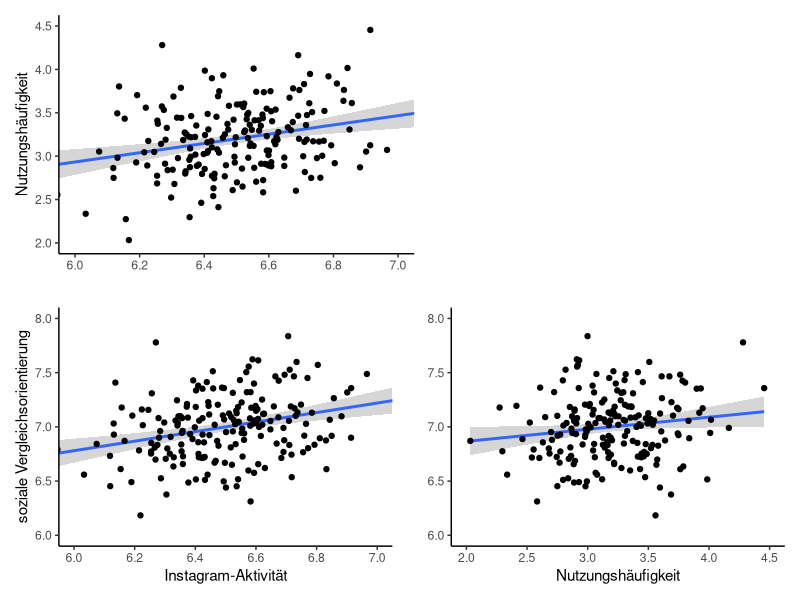
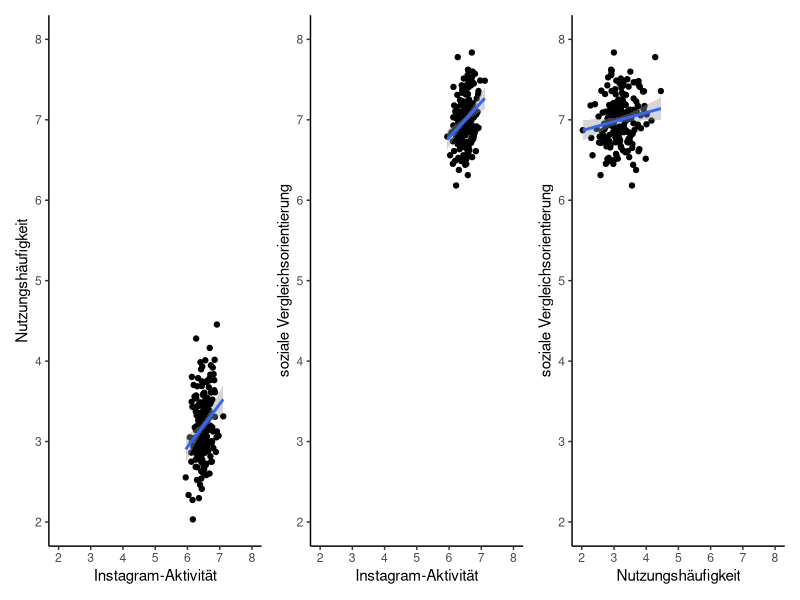

Write R code to recreate these figures, in order.
library(tidyverse)

data_madita <- function(){
  set.seed(5)
  
  n <- 192
  M  <- c(6.5, 3.2, 7.0)
  SD <- c(0.2, 0.4, 0.3)
  
  cor_matrix <- matrix(c(
    1.00,  0.267, 0.293,
    0.267,  1.00,  0.149,
    0.293,  0.149,  1.00
  ), nrow = 3, byrow = TRUE)
  
  cov_matrix <- diag(SD) %*% cor_matrix %*% diag(SD)
  
  df <- as_tibble((data.frame(ID = as_factor(1:n),
                              MASS::mvrnorm(n = n, 
                                            mu = M, 
                                            Sigma = cov_matrix,
                                            empirical = TRUE)))) %>%
    rename("A" = X1,
           "B" = X2,
           "C" = X3)
  return(df)
}

df <- data_madita()


#Substreudiagramme mit den drei Korrelationen mit Referenzlinie und Fehlerbereich 

#Achsen richtig benennen und Subdiagramme erstellen, jedoch noch ohne gleichen Skalenbereich 

p1 <- ggplot(df, aes(x = A, y = B)) +
  geom_smooth(method = "lm", se = TRUE, level = 0.95, fullrange = TRUE) +
  geom_point() +
  coord_cartesian(xlim = c(6.0, 7.0), ylim = c(2.0, 4.5)) +
  scale_x_continuous(breaks = seq(6.0, 7.0, 0.2)) +
  scale_y_continuous(breaks = seq(2.0, 4.5, 0.5)) +
  theme_classic() +
  labs(x = "", y = "Nutzungshäufigkeit")

p2 <- ggplot(df, aes(x = A, y = C)) +
  geom_smooth(method = "lm", se = TRUE, level = 0.95, fullrange = TRUE) +
  geom_point() +
  coord_cartesian(xlim = c(6.0, 7.0), ylim = c(6.0, 8.0)) +
  scale_x_continuous(breaks = seq(6.0, 7.0, 0.2)) +
  scale_y_continuous(breaks = seq(6.0, 8.0, 0.5)) +
  theme_classic() +
  labs(x = "Instagram-Aktivität", y = "soziale Vergleichsorientierung")

p3 <- ggplot(df, aes(x = B, y = C)) +
  geom_smooth(method = "lm", se = TRUE, level = 0.95, fullrange = TRUE) +
  geom_point() +
  coord_cartesian(xlim = c(2.0, 4.5), ylim = c(6.0, 8.0)) +
  scale_x_continuous(breaks = seq(2.0, 4.5, 0.5)) +
  scale_y_continuous(breaks = seq(6.0, 8.0, 0.5)) +
  theme_classic() +
  labs(x = "Nutzungshäufigkeit", y = "")

library(patchwork)
(p1 + plot_spacer())/(p2 + p3)


#mit gleichem Skalenbereich 

xlim = c(2, 8)
ylim = c(2, 8)

p1 <- ggplot(df, aes(x = A, y = B)) +
  geom_point() +
  geom_smooth(method = "lm",
              se = TRUE,
              level = 0.95,
              fullrange = TRUE) +
  coord_cartesian(xlim = c(2, 8),
                  ylim = c(2, 8)) +
  scale_x_continuous(breaks = seq(2, 8, 1)) +
  scale_y_continuous(breaks = seq(2, 8, 1)) +
  theme_classic() +
  labs(
    x = "Instagram-Aktivität",
    y = "Nutzungshäufigkeit"
  )


p2 <- ggplot(df, aes(x = A, y = C)) +
  geom_point() +
  geom_smooth(method = "lm",
              se = TRUE,
              level = 0.95,
              fullrange = TRUE) +
  coord_cartesian(xlim = c(2, 8),
                  ylim = c(2, 8)) +
  scale_x_continuous(breaks = seq(2, 8, 1)) +
  scale_y_continuous(breaks = seq(2, 8, 1)) +
  theme_classic() +
  labs(
    x = "Instagram-Aktivität",
    y = "soziale Vergleichsorientierung"
  )

p3 <- ggplot(df, aes(x = B, y = C)) +
  geom_point() +
  geom_smooth(method = "lm",
              se = TRUE,
              level = 0.95,
              fullrange = TRUE) +
  coord_cartesian(xlim = c(2, 8),
                  ylim = c(2, 8)) +
  scale_x_continuous(breaks = seq(2, 8, 1)) +
  scale_y_continuous(breaks = seq(2, 8, 1)) +
  theme_classic() +
  labs(
    x = "Nutzungshäufigkeit",
    y = "soziale Vergleichsorientierung"
  )

library(patchwork)
p1 + p2 + p3





